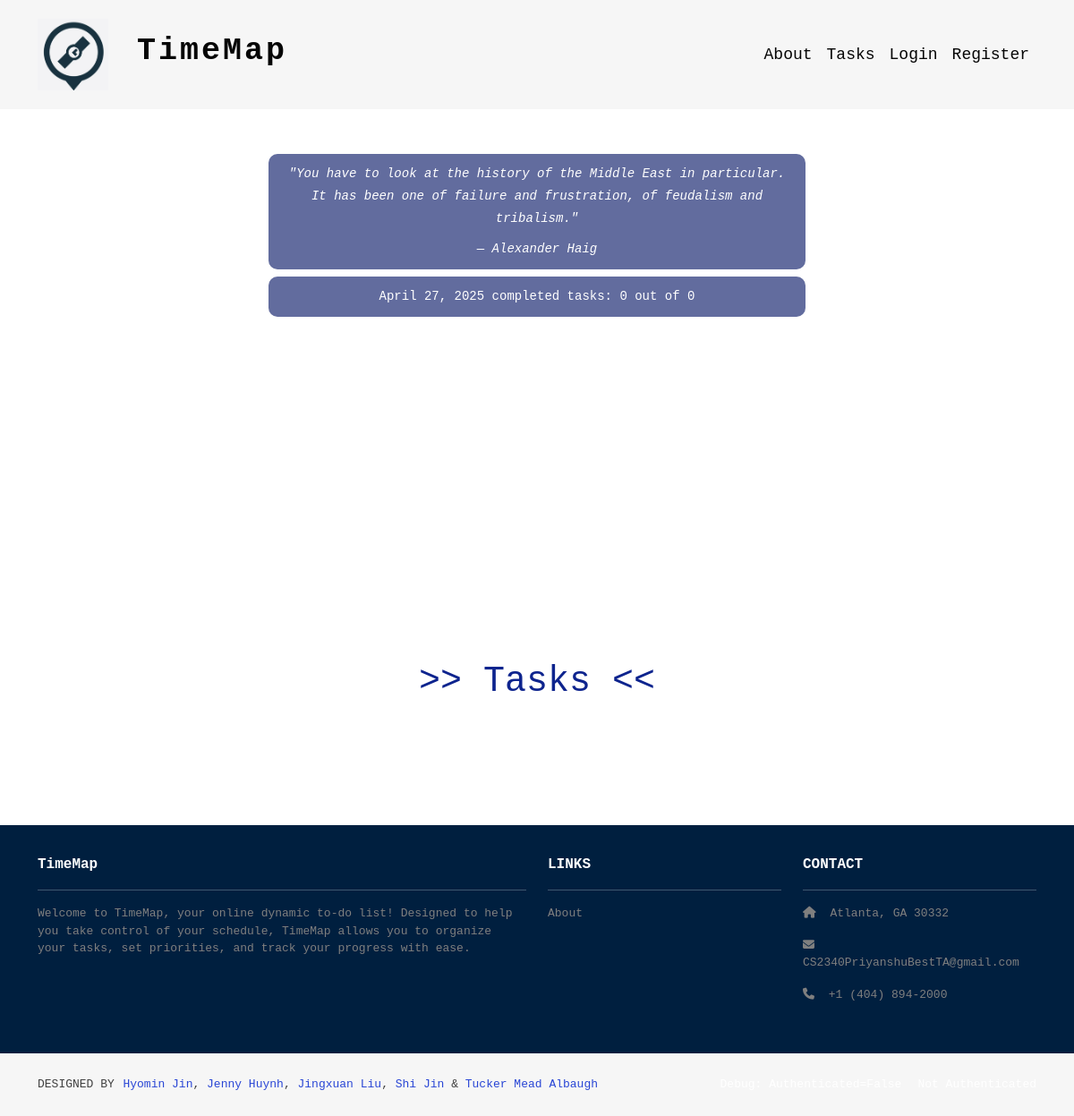
The page / on the database its author committed.
### tasks/models.py (models this page shows, shortened)
class Quote(models.Model):
    quote = models.TextField()
    author = models.CharField(max_length=100)
    fetched_date = models.DateField()
    category = models.CharField(max_length=50, blank=True)
    class Meta:
        unique_together = ['fetched_date']

### home/views.py (the view, shortened to what this page needs)
# urls.py: path('', views.index, name='home.index'),
def index(request):
    today = timezone.localdate()
    tasks = Task.objects.filter(
        user=request.user,
        start_time__date=today
    ) if request.user.is_authenticated else []
    completed_count = tasks.filter(completed=True).count() if tasks else 0
    quote_data = None
    try:
        quote = Quote.objects.filter(fetched_date=today).first()
        if quote:
            quote_data = {
                'quote': quote.quote,
                'author': quote.author
            }
    except Exception as e:
        print(f"Error fetching quote: {e}")
    template_data = {
        'title': 'TimeMap',
        'tasks': tasks,
        'completed_count': completed_count,
        'today_date': today.strftime("%B %d, %Y"),
        'quote_data': quote_data
    }
    return render(request, 'home/index.html', {'template_data': template_data})

### home/templates/home/index.html (shortened to what this page needs)
{% extends 'base.html' %}
{% load static %}
{% block content %}
<div class="bg-index min-vh-100 d-flex justify-content-center align-items-center position-relative">
  <video class="background-animation" autoplay muted loop playsinline>
    <source src="{% static 'img/rocket_resized.mp4' %}" type="video/mp4">
  </video>
  <div class="top-overlay">
    {% if template_data.quote_data %}
      <div class="quote-box text-center">
        <p class="quote-text">"{{ template_data.quote_data.quote }}"</p>
        <p class="quote-author">— {{ template_data.quote_data.author }}</p>
      </div>
    {% endif %}
    <div class="completed-tasks-box mt-2">
      <span>{{ template_data.today_date }} completed tasks: {{ template_data.completed_count }} out of {{ template_data.tasks|length }}</span>
    </div>
  </div>
  <a href="{% url 'tasks:index' %}" class="task-btn">>> Tasks <<</a>
</div>
{% endblock content %}

### timeMap/static/css/style.css (style rules this page uses)
body { font-family: 'Roboto Mono', monospace; }
.bg-index { overflow: hidden; position: relative; }
.background-animation { position: absolute; top: 0; left: 0; width: 100%; height: 100%; object-fit: cover; z-index: -1; opacity: 0.85; filter: contrast(1.2); }
.task-btn { position: absolute; top: 80%; left: 50%; transform: translate(-50%, -50%); color: #0e248e; font-size: 40px; font-family: 'Roboto Mono', monospace; font-weight: 300; text-decoration: none; min-width: max-content; background-color: rgba(255, 255, 255, 0.2); padding: 10px 20px; border-radius: 5px; transition: background-color 0.3s ease; z-index: 1; }
.completed-tasks-box { background-color: #626c9e; color: #ffffff; padding: 10px 16px; line-height: 1.8; text-align: center; font-family: 'Roboto Mono', monospace; font-size: 14px; border-radius: 10px; white-space: nowrap; box-sizing: border-box; position: relative; z-index: 2; margin: 0; }
.quote-box { background-color: #626c9e; color: #ffffff; padding: 10px 16px; border-radius: 10px; max-width: 600px; margin: 0 auto; font-family: 'Roboto Mono', monospace; font-size: 14px; line-height: 1.8; text-align: center; box-sizing: border-box; position: relative; z-index: 2; white-space: normal; }
.quote-text { font-style: italic; margin-bottom: 8px; }
.quote-author { font-size: 14px; font-weight: 500; font-family: 'Roboto Mono', monospace; font-style: italic; text-align: center; margin: 0; }
.top-overlay { position: absolute; top: 50px; left: 50%; transform: translateX(-50%); z-index: 2; }

### rows shown on the page
Quote: quote_data.quote "You have to look at the history of the Middle East in particular. It has been one of failure and frustration, of feudalism and tribalism.", quote_data.author "Alexander Haig", today_date "April 27, 2025"

### other values the page prints
{{ template_data.completed_count }} "0"
{{ template_data.tasks|length }} "0"
